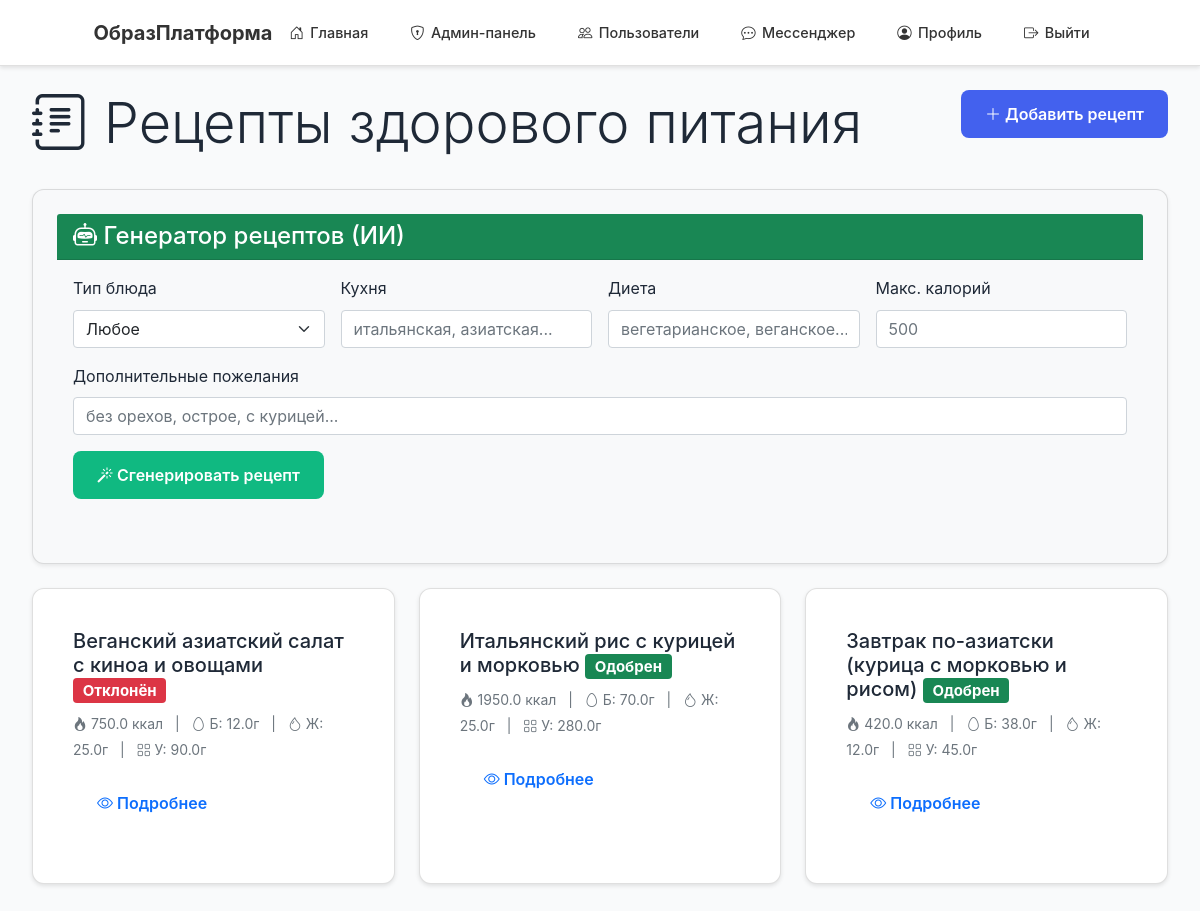
Screenshot of /nutrition/recipes (signed in) with the database file from the repository.
### models.py (models this page shows)
class Recipe(db.Model):
    id = db.Column(db.Integer, primary_key=True)
    user_id = db.Column(db.Integer, db.ForeignKey('user.id'), nullable=True)
    title = db.Column(db.String(200), nullable=False)
    ingredients = db.Column(db.Text, nullable=False)
    instructions = db.Column(db.Text, nullable=False)
    calories = db.Column(db.Float)
    proteins = db.Column(db.Float)
    fats = db.Column(db.Float)
    carbs = db.Column(db.Float)
    image_url = db.Column(db.String(500))
    status = db.Column(db.String(20), default='pending')  # pending, approved, rejected
    created_at = db.Column(db.DateTime, default=datetime.utcnow)
    author = db.relationship('User', foreign_keys=[user_id], backref='recipes')

### app.py (the view)
@app.route('/nutrition/recipes')
@login_required
def recipes():
    if current_user.is_cook() or current_user.is_admin():
        all_recipes = Recipe.query.order_by(Recipe.created_at.desc()).all()
    else:
        all_recipes = Recipe.query.filter_by(status='approved').order_by(Recipe.created_at.desc()).all()
    return render_template('recipes.html', recipes=all_recipes)

### app.py (called while the page is built)
@login_manager.user_loader
def load_user(user_id):
    return User.query.get(int(user_id))

### models.py (called while the page is built)
    def is_teacher(self):
        return self.role == 'teacher'

    def is_student(self):
        return self.role == 'student'

    def is_cook(self):
        return self.role == 'cook'

    def is_admin(self):
        return self.role == 'admin'

### templates/recipes.html (shortened to what this page needs)
{% extends "base.html" %}
{% block content %}
<div class="container mt-4">
    <div class="row mb-4">
        <div class="col">
            <h1 class="display-4"><i class="bi bi-journal-text"></i> Рецепты здорового питания</h1>
        </div>
        <div class="col-auto">
            <button class="btn btn-primary" data-bs-toggle="modal" data-bs-target="#addRecipeModal">
                <i class="bi bi-plus-lg"></i> Добавить рецепт
            </button>
        </div>
    </div>
    <div class="card mb-4 shadow-sm bg-light">
        <div class="card-header bg-success text-white">
            <h4 class="mb-0"><i class="bi bi-robot"></i> Генератор рецептов (ИИ)</h4>
        </div>
        <div class="card-body">
            <form id="aiRecipeForm" class="row g-3">
                <div class="col-md-3">
                    <label class="form-label">Тип блюда</label>
                    <select class="form-select" name="dish_type">
                        <option value="">Любое</option>
                    </select>
                </div>
                <div class="col-md-3">
                    <label class="form-label">Кухня</label>
                    <input type="text" class="form-control" name="cuisine" placeholder="итальянская, азиатская...">
                </div>
                <div class="col-md-3">
                    <label class="form-label">Диета</label>
                    <input type="text" class="form-control" name="dietary" placeholder="вегетарианское, веганское...">
                </div>
                <div class="col-md-3">
                    <label class="form-label">Макс. калорий</label>
                    <input type="number" class="form-control" name="max_calories" placeholder="500">
                </div>
                <div class="col-12">
                    <label class="form-label">Дополнительные пожелания</label>
                    <input type="text" class="form-control" name="notes" placeholder="без орехов, острое, с курицей...">
                </div>
                <div class="col-12">
                    <button type="submit" id="generateRecipeBtn" class="btn btn-success">
    <i class="bi bi-magic"></i> Сгенерировать рецепт
</button>
                </div>
            </form>
        </div>
    </div>
    <div class="row">
        {% for recipe in recipes %}
        <div class="col-md-4 mb-4">
            <div class="card h-100">
                <div class="card-body">
                    <h5 class="card-title">{{ recipe.title }}
                        {% if recipe.status == 'pending' %}
                            <span class="badge bg-warning text-dark">На проверке</span>
                        {% elif recipe.status == 'rejected' %}
                            <span class="badge bg-danger">Отклонён</span>
                        {% elif recipe.status == 'approved' %}
                            <span class="badge bg-success">Одобрен</span>
                        {% endif %}
                    </h5>
                    <div class="nutrition-info mb-3">
                        <small class="text-muted">
                            <i class="bi bi-fire"></i> {{ recipe.calories }} ккал
                            <span class="mx-2">|</span>
                            <i class="bi bi-egg"></i> Б: {{ recipe.proteins }}г
                            <span class="mx-2">|</span>
                            <i class="bi bi-droplet"></i> Ж: {{ recipe.fats }}г
                            <span class="mx-2">|</span>
                            <i class="bi bi-grid"></i> У: {{ recipe.carbs }}г
                        </small>
                    </div>
                    <button class="btn btn-outline-primary btn-sm" onclick="viewRecipe({{ recipe.id }})">
                        <i class="bi bi-eye"></i> Подробнее
                    </button>
                </div>
            </div>
        </div>
        {% endfor %}
    </div>
</div>
{% endblock %}

### static/css/style.css (style rules this page uses)
:root { --primary: #4361ee; --primary-dark: #3730a3; --success: #10b981; --danger: #ef4444; --text: #1f2937; --text-light: #6b7280; --bg: #f9fafb; --white: #ffffff; --border: #e5e7eb; }
* { margin: 0; padding: 0; box-sizing: border-box; }
body { font-family: -apple-system, BlinkMacSystemFont, 'Segoe UI', sans-serif; background: var(--bg); color: var(--text); line-height: 1.6; }
.container { max-width: 1200px; margin: 1rem auto; padding: 0 1rem; }
.card { background: var(--white); border-radius: 12px; padding: 1.5rem; box-shadow: 0 1px 3px rgba(0,0,0,0.1); margin-bottom: 1rem; }
.btn { padding: 0.75rem 1.5rem; font-size: 1rem; font-weight: 600; border: none; border-radius: 8px; cursor: pointer; transition: all 0.2s; text-decoration: none; display: inline-block; }
.btn-primary { background: var(--primary); color: white; }
.btn-success { background: var(--success); color: white; }

### static/css/sections.css (style rules this page uses)
.card { box-shadow: 0 2px 4px rgba(0, 0, 0, 0.1); transition: transform 0.2s; }
.badge { margin-right: 5px; }

### rows the page displays
Recipe: title "Веганский азиатский салат с киноа и овощами", status "Отклонён", calories "750.0", proteins "12.0", fats "25.0", carbs "90.0"
Recipe: title "Итальянский рис с курицей и морковью", status "Одобрен", calories "1950.0", proteins "70.0", fats "25.0", carbs "280.0"
Recipe: title "Завтрак по-азиатски (курица с морковью и рисом)", status "Одобрен", calories "420.0", proteins "38.0", fats "12.0", carbs "45.0"
